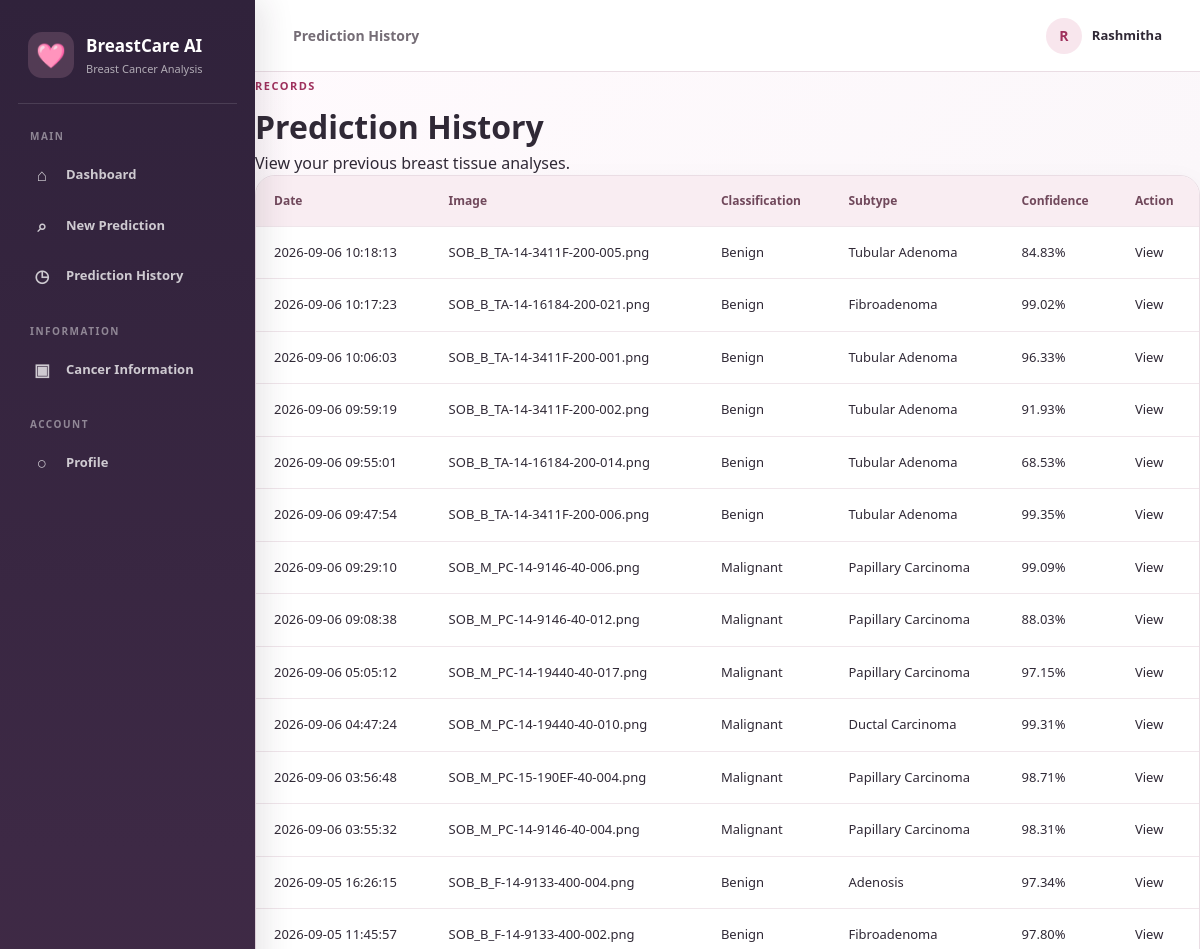
The app's page /history (signed in, upper part), older data.
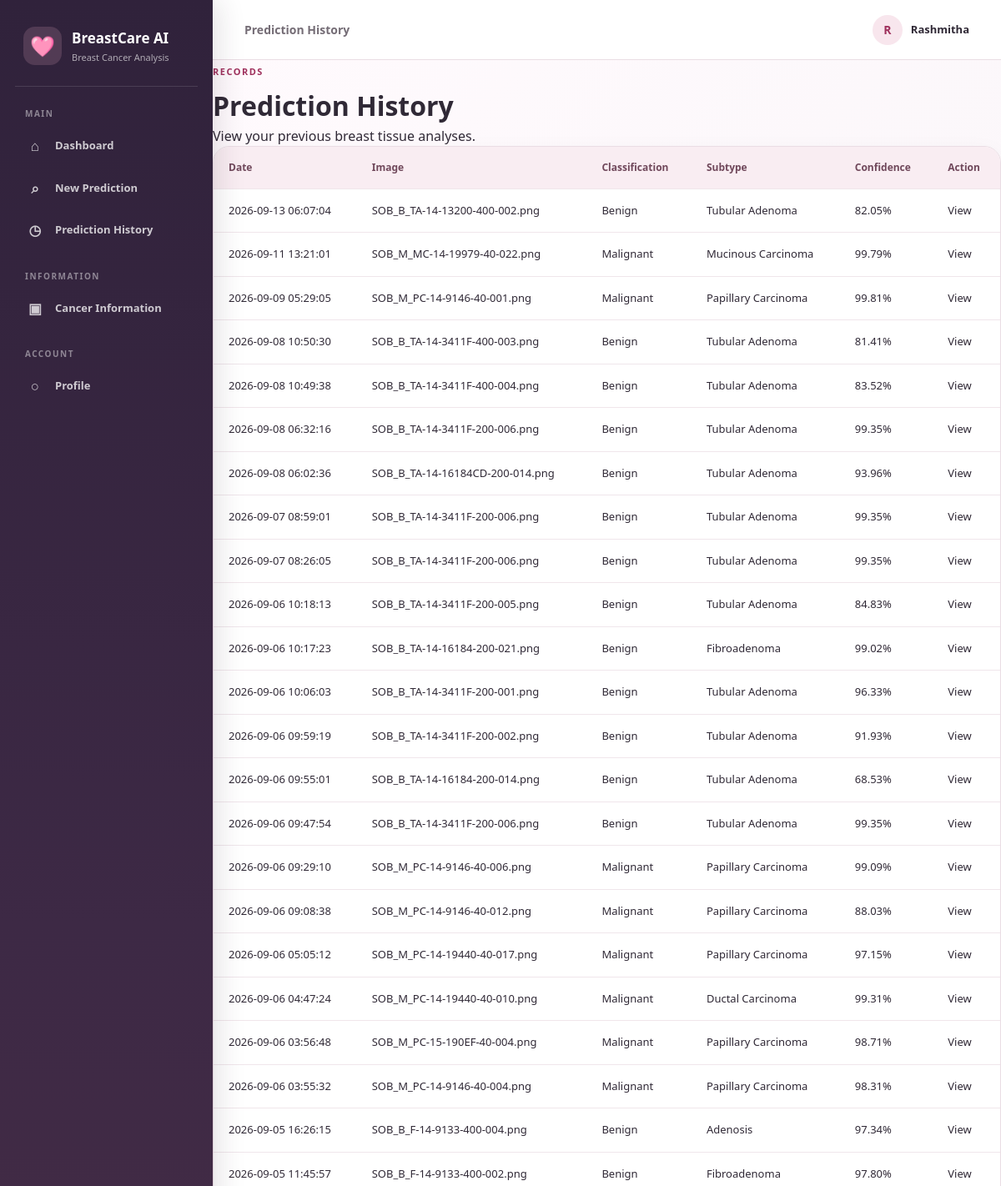
The same page, newer data.
### tables this page shows
CREATE TABLE predictions (

            id INTEGER PRIMARY KEY AUTOINCREMENT,

            user_id INTEGER NOT NULL,

            original_filename TEXT,

            image_path TEXT,

            gradcam_path TEXT,

            binary_prediction TEXT,

            binary_confidence REAL,

            subclass_prediction TEXT,

            subclass_confidence REAL,

            subclass_probabilities TEXT,

            created_at TIMESTAMP DEFAULT CURRENT_TIMESTAMP,

            FOREIGN KEY(user_id)
                REFERENCES users(id)
        );

### app.py (the view)
@app.route("/history")
def history():
    check = patient_required()
    if check:
        return check
    raw_predictions = get_user_predictions(
        session["user_id"]
    )
    predictions = []
    for prediction_data in raw_predictions:
        prepared = prepare_prediction_for_template(
            prediction_data
        )
        if prepared:
            predictions.append(
                prepared
            )
    return render_template(
        "patient/history.html",
        predictions=predictions
    )

### app.py (called while the page is built)
def patient_required():
    if "user_id" not in session:
        return redirect(url_for("login"))
    if session.get("role") != "patient":
        return redirect(url_for("home"))
    return None

def get_cancer_info(name):
    if not name:
        return None
    key = str(name).strip().lower()
    key = key.replace(" ", "_")
    key = key.replace("-", "_")
    return CANCER_INFORMATION.get(key)

### models.py (called while the page is built)
def get_db():
    connection = sqlite3.connect(
        DATABASE_PATH
    )
    connection.row_factory = sqlite3.Row
    return connection

def get_user_predictions(user_id):
    connection = get_db()
    predictions = connection.execute(
        """
        SELECT *
        FROM predictions
        WHERE user_id = ?
        ORDER BY created_at DESC
        """,
        (user_id,)
    ).fetchall()
    connection.close()
    return predictions

### templates/patient/history.html (shortened to what this page needs)
{% extends "base.html" %}
{% block topbar_title %}
Prediction History
{% endblock %}
{% block content %}
<div class="page-content">
    <div class="page-heading">
        <div class="eyebrow">RECORDS</div>
        <h1>Prediction History</h1>
        <p>View your previous breast tissue analyses.</p>
    </div>
    {% if predictions %}
    <div class="table-card">
        <div class="table-wrapper">
            <table class="data-table">
                <thead>
                    <tr>
                        <th>Date</th>
                        <th>Image</th>
                        <th>Classification</th>
                        <th>Subtype</th>
                        <th>Confidence</th>
                        <th>Action</th>
                    </tr>
                </thead>
                <tbody>
                    {% for item in predictions %}
                    <tr>
                        <td>
                            {{ item["created_at"] }}
                        </td>
                        <td>
                            {{ item["original_filename"] }}
                        </td>
                        <td>
                            <span class="status">
                                {{ item["binary_prediction"] }}
                            </span>
                        </td>
                        <td>
                            {{ item["subclass_prediction"].replace("_", " ").title() }}
                        </td>
                        <td>
                            {{ "%.2f"|format(item["binary_confidence"]|float) }}%
                        </td>
                        <td>
                            <a
                                href="{{ url_for('prediction_detail', prediction_id=item['id']) }}"
                                class="btn btn-secondary"
                            >
                                View
                            </a>
                        </td>
                    </tr>
                    {% endfor %}
                </tbody>
            </table>
        </div>
    </div>
    {% endif %}
</div>
{% endblock %}

### templates/base.html (shortened to what this page needs)
<!DOCTYPE html>
<html lang="en">
<head>
    <link
        rel="stylesheet"
        href="{{ url_for('static', filename='css/style.css') }}"
    >
</head>
<body>
{% if session.get("user_id") %}
<div class="app-layout">
    <aside class="sidebar">
        <div class="sidebar-brand">
            <div class="sidebar-brand-icon">
                🩷
            </div>
            <div class="sidebar-brand-text">
                <strong>BreastCare AI</strong>
                <span>Breast Cancer Analysis</span>
            </div>
        </div>
        <div class="sidebar-section">
            <div class="sidebar-section-title">
                Main
            </div>
            <nav class="sidebar-nav">
                {% if session.get("role") == "admin" %}
                <a
                    href="{{ url_for('admin_dashboard') }}"
                    class="sidebar-link"
                >
                    <span class="sidebar-icon">⌂</span>
                    <span>Dashboard</span>
                </a>
                <a
                    href="{{ url_for('admin_patients') }}"
                    class="sidebar-link"
                >
                    <span class="sidebar-icon">♙</span>
                    <span>Patients</span>
                </a>
                <a
                    href="{{ url_for('admin_predictions') }}"
                    class="sidebar-link"
                >
                    <span class="sidebar-icon">◉</span>
                    <span>Predictions</span>
                </a>
                {% else %}
                <a
                    href="{{ url_for('patient_dashboard') }}"
                    class="sidebar-link"
                >
                    <span class="sidebar-icon">⌂</span>
                    <span>Dashboard</span>
                </a>
                <a
                    href="{{ url_for('prediction') }}"
                    class="sidebar-link"
                >
                    <span class="sidebar-icon">⌕</span>
                    <span>New Prediction</span>
                </a>
                <a
                    href="{{ url_for('history') }}"
                    class="sidebar-link"
                >
                    <span class="sidebar-icon">◷</span>
                    <span>Prediction History</span>
                </a>
                {% endif %}
            </nav>
        </div>
        {% if session.get("role") != "admin" %}
        <div class="sidebar-section">
            <div class="sidebar-section-title">
                Information
            </div>
            <nav class="sidebar-nav">
                <a
                    href="{{ url_for('cancer_information') }}"
                    class="sidebar-link"
                >
                    <span class="sidebar-icon">▣</span>
                    <span>Cancer Information</span>
                </a>
            </nav>
        </div>
        {% endif %}
        <div class="sidebar-section">
            <div class="sidebar-section-title">
                Account
            </div>
            <nav class="sidebar-nav">
                {% if session.get("role") != "admin" %}
                <a
                    href="{{ url_for('profile') }}"
                    class="sidebar-link"
                >
                    <span class="sidebar-icon">○</span>
                    <span>Profile</span>
                </a>
                {% endif %}
            </nav>
        </div>
    </aside>
    <main class="main-area">
        <header class="topbar">
            <div class="topbar-title">
                {% block topbar_title %}{% endblock %}
            </div>
            <div class="topbar-user">
                <div class="user-avatar-small">
                    {{ session.get("name", "U")[0]|upper }}
                </div>
                <span class="topbar-user-name">
                    {{ session.get("name", "User") }}
                </span>
            </div>
        </header>
        {% block content %}
        {% endblock %}
    </main>
</div>
{% else %}
{% block public_content %}
{% endblock %}
{% endif %}
</body>
</html>

### static/css/style.css (style rules this page uses)
:root { --pink-dark: #9f315d; --pink: #b83f6d; --pink-light: #f8e6ed; --pink-soft: #fdf4f7; --purple-dark: #30223b; --purple: #4b3150; --text: #302936; --muted: #756d76; --white: #ffffff; --border: #eadde4; --background: #fbf7f9; --success: #238653; --danger: #b33b55; --sidebar-width: 255px; }
* { box-sizing: border-box; margin: 0; padding: 0; }
html { scroll-behavior: smooth; }
body { font-family: "Segoe UI", Arial, sans-serif; background: var(--background); color: var(--text); min-height: 100vh; line-height: 1.5; }
a { text-decoration: none; color: inherit; }
.app-layout { min-height: 100vh; }
.sidebar { position: fixed; left: 0; top: 0; bottom: 0; width: var(--sidebar-width); background: linear-gradient( 180deg, #30223b 0%, #3d2945 55%, #472d45 100% ); color: white; padding: 28px 18px 20px; display: flex; flex-direction: column; z-index: 1000; overflow-y: auto; box-shadow: 8px 0 30px rgba(47, 30, 48, 0.12); }
.sidebar-brand { display: flex; align-items: center; gap: 12px; padding: 4px 10px 25px; border-bottom: 1px solid rgba(255, 255, 255, 0.12); }
.sidebar-brand-icon { width: 46px; height: 46px; flex-shrink: 0; display: flex; align-items: center; justify-content: center; border-radius: 14px; background: rgba(255, 185, 210, 0.16); font-size: 24px; }
.sidebar-brand-text strong { display: block; font-size: 17px; font-weight: 800; color: white; }
.sidebar-brand-text span { display: block; margin-top: 2px; font-size: 11px; color: rgba(255, 255, 255, 0.62); }
.sidebar-section { margin-top: 25px; }
.sidebar-section-title { padding: 0 12px 8px; font-size: 10px; font-weight: 800; letter-spacing: 1.5px; text-transform: uppercase; color: rgba(255, 255, 255, 0.45); }
.sidebar-nav { display: flex; flex-direction: column; gap: 5px; }
.sidebar-link { display: flex; align-items: center; gap: 12px; width: 100%; min-height: 45px; padding: 10px 12px; border-radius: 12px; color: rgba(255, 255, 255, 0.76); font-size: 13px; font-weight: 600; transition: background 0.2s ease, color 0.2s ease, transform 0.2s ease; }
.sidebar-icon { width: 24px; text-align: center; font-size: 17px; flex-shrink: 0; }
.main-area { margin-left: var(--sidebar-width); min-height: 100vh; background: linear-gradient( 135deg, #fffafd 0%, #fbf7fa 45%, #f8f3f8 100% ); }
.topbar { height: 72px; display: flex; align-items: center; justify-content: space-between; padding: 0 38px; background: rgba(255, 255, 255, 0.94); border-bottom: 1px solid var(--border); position: sticky; top: 0; z-index: 900; backdrop-filter: blur(15px); }
.topbar-title { font-size: 14px; font-weight: 700; color: var(--muted); }
.topbar-user { display: flex; align-items: center; gap: 10px; }
.user-avatar-small { width: 36px; height: 36px; display: flex; align-items: center; justify-content: center; border-radius: 50%; background: var(--pink-light); color: var(--pink-dark); font-weight: 800; font-size: 14px; }
.topbar-user-name { font-size: 13px; font-weight: 700; }
.eyebrow { display: inline-block; margin-bottom: 8px; color: var(--pink-dark); font-size: 11px; font-weight: 800; letter-spacing: 1.5px; text-transform: uppercase; }
.table-card { background: white; border: 1px solid var(--border); border-radius: 20px; overflow: hidden; box-shadow: 0 10px 30px rgba(74, 40, 60, 0.05); }
.data-table { width: 100%; min-width: 700px; border-collapse: collapse; }
.data-table thead { background: #f9edf2; }
.data-table th { padding: 16px 18px; text-align: left; color: #70485b; font-size: 12px; }
.data-table td { padding: 16px 18px; border-top: 1px solid #f0e6eb; font-size: 13px; }

Row changes from the older to the newer data that the page shows:
added predictions: created_at "2026-09-13 06:07:04", original_filename "SOB_B_TA-14-13200-400-002.png", binary_prediction "Benign", subclass_prediction.replace "Tubular Adenoma", binary_confidence "82.05"
added predictions: created_at "2026-09-11 13:21:01", original_filename "SOB_M_MC-14-19979-40-022.png", binary_prediction "Malignant", subclass_prediction.replace "Mucinous Carcinoma", binary_confidence "99.79"
added predictions: created_at "2026-09-09 05:29:05", original_filename "SOB_M_PC-14-9146-40-001.png", binary_prediction "Malignant", subclass_prediction.replace "Papillary Carcinoma", binary_confidence "99.81"
added predictions: created_at "2026-09-08 10:50:30", original_filename "SOB_B_TA-14-3411F-400-003.png", binary_prediction "Benign", subclass_prediction.replace "Tubular Adenoma", binary_confidence "81.41"
added predictions: created_at "2026-09-08 10:49:38", original_filename "SOB_B_TA-14-3411F-400-004.png", binary_prediction "Benign", subclass_prediction.replace "Tubular Adenoma", binary_confidence "83.52"
added predictions: created_at "2026-09-08 06:32:16", original_filename "SOB_B_TA-14-3411F-200-006.png", binary_prediction "Benign", subclass_prediction.replace "Tubular Adenoma", binary_confidence "99.35"
added predictions: created_at "2026-09-08 06:02:36", original_filename "SOB_B_TA-14-16184CD-200-014.png", binary_prediction "Benign", subclass_prediction.replace "Tubular Adenoma", binary_confidence "93.96"
added predictions: created_at "2026-09-07 08:59:01", original_filename "SOB_B_TA-14-3411F-200-006.png", binary_prediction "Benign", subclass_prediction.replace "Tubular Adenoma", binary_confidence "99.35"
added predictions: created_at "2026-09-07 08:26:05", original_filename "SOB_B_TA-14-3411F-200-006.png", binary_prediction "Benign", subclass_prediction.replace "Tubular Adenoma", binary_confidence "99.35"
